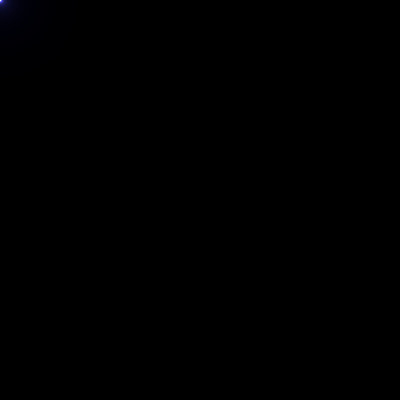
Frame 1 (no input)
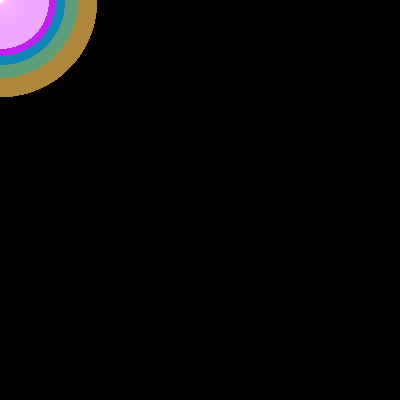
Frame 60 (the mouse pressed at the canvas centre just before this capture)
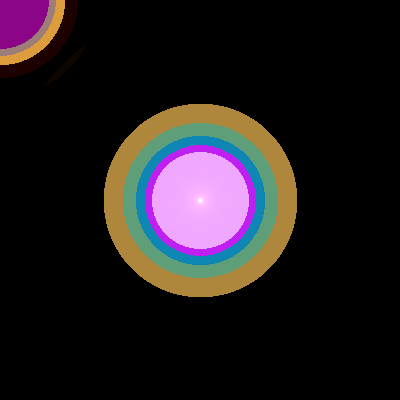
Frame 120 (the mouse held since frame 60 and released just before this capture)

The Processing sketch that drew these frames (run headless with seeded random() and noise(); from frame 60 on, the mouse is pressed at the canvas centre):

// Processing sketch: processing_89215
// ── processing_89215.pde

float d;
float red;
float green;
float blue;
//radius of the mouse...will explain more later
int rad =3;
void setup(){
 //colorMode(HSB, 255);
  size(400,400);  
  background(0);
 // smooth();
  
}

void draw(){
  loadPixels();
  //loop to go through every pixel, i=y value, j=x value
  for(int i=0;i<height;i++){
    for(int j=0;j<width;j++){
      
        
        //grabs pixel's current color
        color c = pixels[i*width+j];
        
        //the actual glitch! <<number and & 0xff mess 
        //with the binary code and completely destroy the colors
        //very fun to mess around with. dont be afraid to tweak!        
        red = c <<4 & 0xff;
        green = c << 3 & 0xaa;
        blue = c  & 0xff;
        
        //gets distance from mouse to pixel
      //the *.4 at the end changes the "saving" area of effect:
      //when the mouse is at rest and the colors dont change.
      //higher value = smaller area
        d =dist(mouseX,mouseY,j,i)*.4;
       
       //make the colors change depending on distance to mouse       
        //rad = radius of the innermost circle
        red += 50/d-rad;
        green += 50/d-rad;
        blue += 155/d-rad;
          
        //changes the pixel to the glitched pixel
        pixels[i*width+j]=color(red,green,blue);
       
    }
  }
  
   updatePixels();

}
